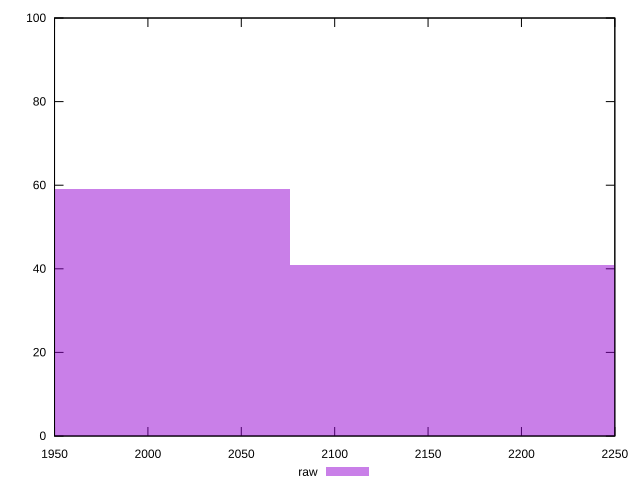

Source code (gnuplot):
reset

$raw <<EOF
2175.089222665862 41
1977.3538387871472 59
EOF

set key outside below
set boxwidth 197.7353838787147
set xrange [1950:2250]
set yrange [0:100]
set trange [0:100]
set style fill transparent solid 0.5 noborder
set terminal svg size 640, 490 enhanced background rgb 'white'
set output "reports/report_00033_2021-03-01T14-23-16.841Z/unused-javascript/samples/astro-inner-cached/raw/histogram.svg"

plot $raw title "raw" with boxes

reset
